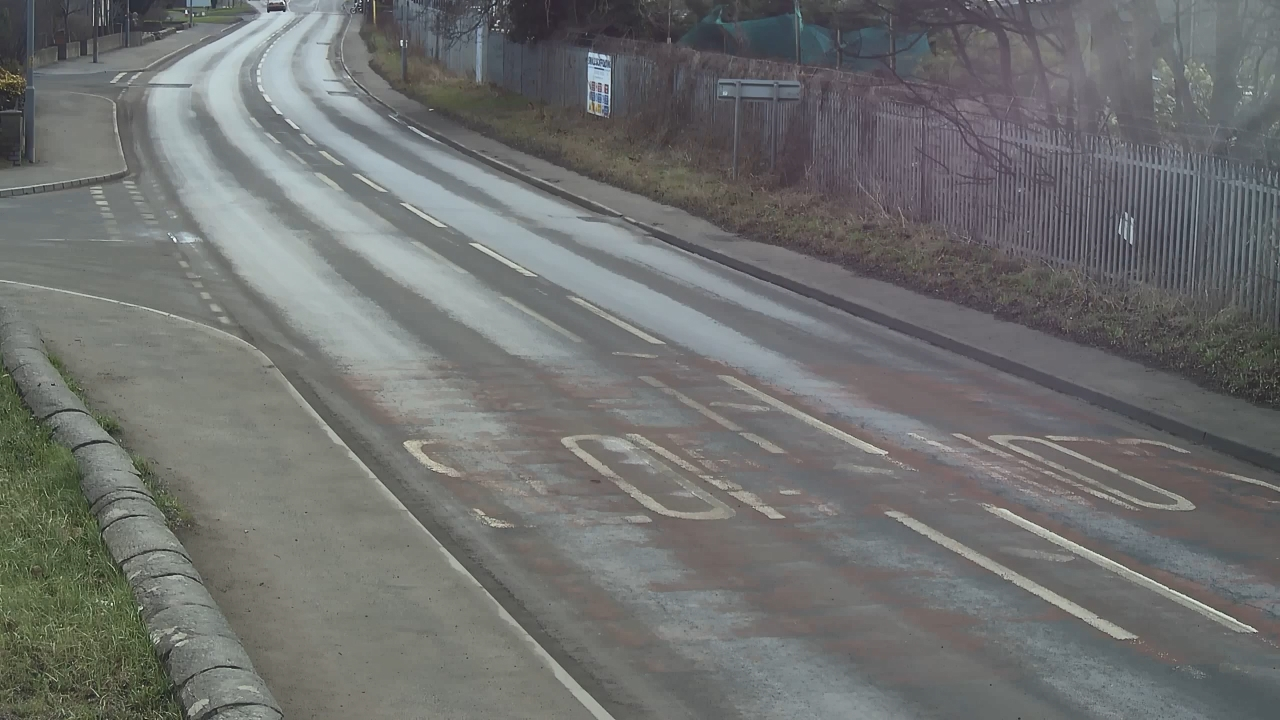
#> input picture Lab_MachineVision/Lab_1/first.jpg, 1280 x 720 px, given in place of traffic.mp4, which was not available
$ jupyter execute Auto_detection.ipynb
#> lines starting #> are read from the running program, lines starting #| are printed output that depends on the picture; after the words box and inside, x2 and y2 are one past the last pixel; in counts of white or black regions, pixels touching at a corner belong together; pictures that were not available may be replaced by others from this repository, and a replacement may not be noted
[cell 1]
#Открытие видео
import cv2
import numpy as np
import time
print( cv2.__version__ )
# создание объекта типа VideoCapture
cap = cv2.VideoCapture('traffic.mp4')
# проверка успешности открытия видеофайла
if (cap.isOpened() == False):
  print("Ошибка открытия файла")

# получение fps файла
fps = cap.get(cv2.CAP_PROP_FPS)
# print(fps)

while(cap.isOpened()):
  ret, frame = cap.read()
#> frame is the input picture: shape (720, 1280, 3); mean B, G, R 111.8, 113, 111.5

  if ret == True:

    # корректировка скорости вывода
    time.sleep(1/fps)

    # отображение текущего кадра
    cv2.imshow('frame',frame)

    # триггер для выхода
    if cv2.waitKey(1) & 0xFF == ord('q'):
#> (key q is pressed here)
      break

  # выход из цикла
  else:
    break

# Освобожение памяти
cap.release()

# закрытие окна
cv2.destroyAllWindows()

[cell 2]
#Преобразование в 8-ми битовое цветовое пространство
import cv2
import numpy as np
import time
print( cv2.__version__ )
# создание объекта типа VideoCapture
cap = cv2.VideoCapture('traffic.mp4')
ret, frame = cap.read()
# проверка успешности открытия видеофайла
if (cap.isOpened() == False):
  print("Ошибка открытия файла")

# получение fps файла
fps = cap.get(cv2.CAP_PROP_FPS)
# print(fps)

while(cap.isOpened()):
  ret, frame = cap.read()

  if ret == True:

    # корректировка скорости вывода
    time.sleep(1/fps)

    # отображение текущего кадра
    #cv2.imshow('frame',frame)

    # отображение серого видео
    gray = cv2.cvtColor(frame, cv2.COLOR_BGR2GRAY) # Перевод массива кадров в черно-белую градацию
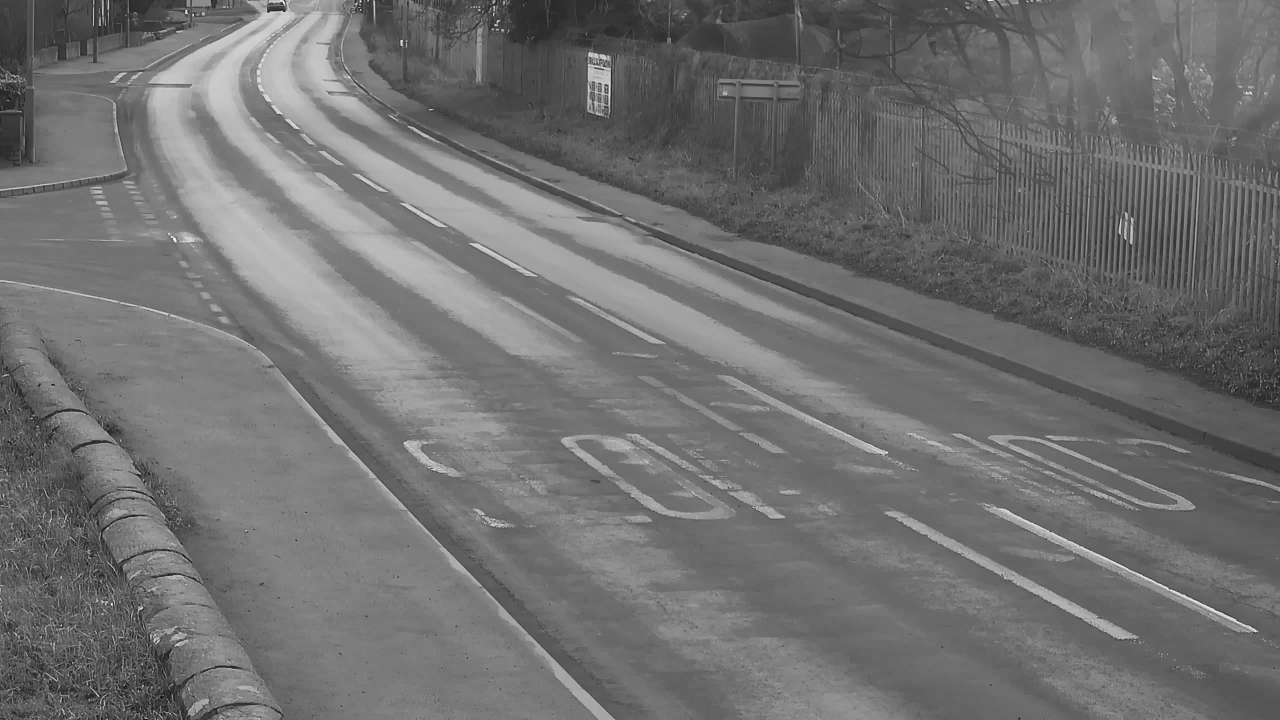
#> gray: shape (720, 1280); min 16, max 254, mean 112.4
    cv2.imshow("Gray",gray) # обработанный вариант
    # триггер для выхода
    if cv2.waitKey(1) & 0xFF == ord('q'):
#> (key q is pressed here)
      break

  # выход из цикла
  else:
    break

# Освобожение памяти
cap.release()
# закрытие окна
cv2.destroyAllWindows()

[cell 3]
#Нахождение объектов на изображении
import cv2
import numpy as np
import time
print( cv2.__version__ )
# создание объекта типа VideoCapture
cap = cv2.VideoCapture('traffic.mp4')
ret, frame = cap.read()
# проверка успешности открытия видеофайла
if (cap.isOpened() == False):
  print("Ошибка открытия файла")

# получение fps файла
fps = cap.get(cv2.CAP_PROP_FPS)
# print(fps)


fgbg = cv2.createBackgroundSubtractorMOG2()

while(cap.isOpened()):
  ret, frame = cap.read()

  if ret == True:

    # корректировка скорости вывода
    time.sleep(1/fps)

    # отображение текущего кадра
    #cv2.imshow('frame',frame)

    # отображение серого видео
    gray = cv2.cvtColor(frame, cv2.COLOR_BGR2GRAY) # Перевод массива кадров в черно-белую градацию

    fgmask = fgbg.apply(gray)
#> fgmask: shape (720, 1280); every value is 127
    cv2.imshow("Objekt",fgmask) # обработанный вариант
    # триггер для выхода
    if cv2.waitKey(1) & 0xFF == ord('q'):
#> (key q is pressed here)
      break

  # выход из цикла
  else:
    break

# Освобожение памяти
cap.release()
# закрытие окна
cv2.destroyAllWindows()

[cell 4]
#Добавление прямоугольгиков без обработки Canny, Blur и т.д.
import cv2
import numpy as np
import time
print( cv2.__version__ )
# создание объекта типа VideoCapture
cap = cv2.VideoCapture('traffic.mp4')
ret, frame = cap.read()
# проверка успешности открытия видеофайла
if (cap.isOpened() == False):
  print("Ошибка открытия файла")

# получение fps файла
fps = cap.get(cv2.CAP_PROP_FPS)
# print(fps)


fgbg = cv2.createBackgroundSubtractorMOG2()

while(cap.isOpened()):
  ret, frame = cap.read()

  if ret == True:
    # корректировка скорости вывода
    time.sleep(1/fps)

    # отображение серого видео

    grayBlur = cv2.cvtColor(frame, cv2.COLOR_BGR2GRAY) # Перевод массива кадров в черно-белую градацию

    fgmask = fgbg.apply(grayBlur)

    contours, hierarchy = cv2.findContours(fgmask, cv2.RETR_EXTERNAL, cv2.CHAIN_APPROX_NONE)
#> contours = 1 contour; box (x1, y1, x2, y2) and area: (0, 0, 1280, 720) 919601
    cv2.line(frame, (390,490), (1200,440), (0,0,255), 5)
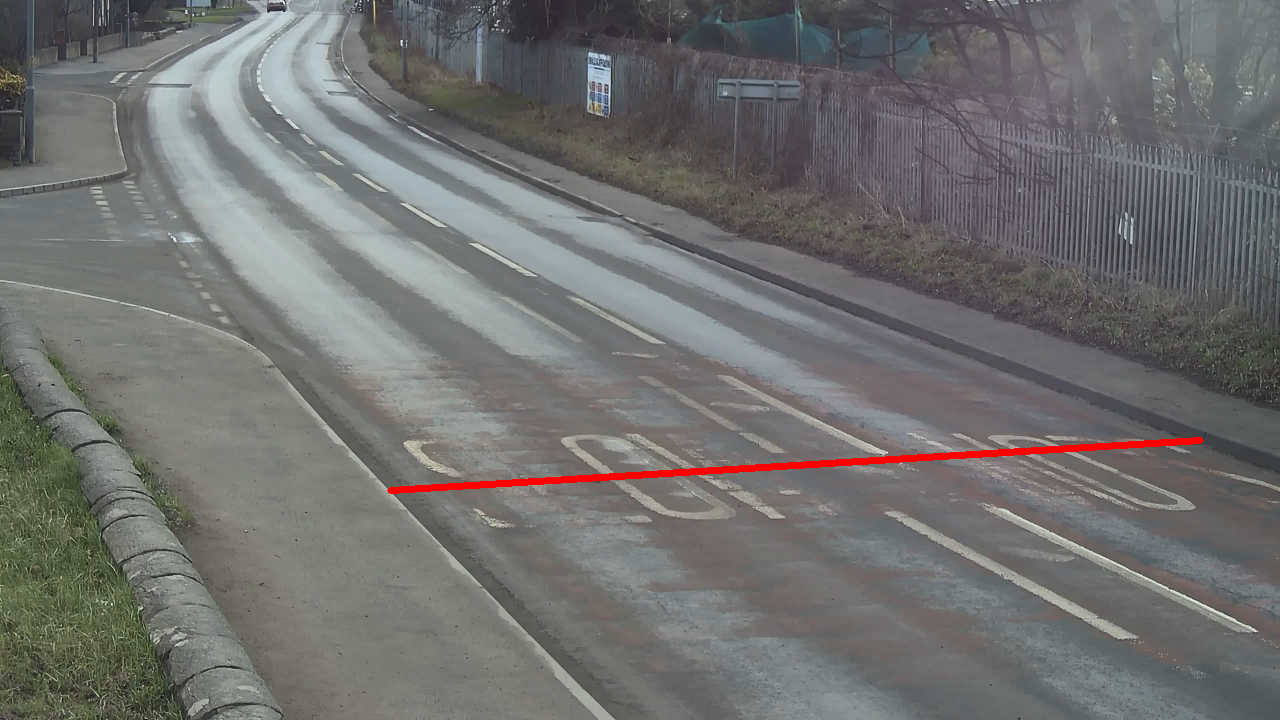
#> frame: shape (720, 1280, 3); 0.62% of pixels changed, all inside (x1, y1, x2, y2) = (387, 437, 1204, 494)
    for cnt in contours:
        area = cv2.contourArea(cnt)
        if area>1000:
            peri = cv2.arcLength(cnt,True)
            approx = cv2.approxPolyDP(cnt, 0.02*peri, True)
            x, y, w, h = cv2.boundingRect(approx)
            cv2.rectangle(frame, (x,y), (x+w,y+h), (0,255,0), 5)
#> this loop made 1 pass
#> (area, peri, approx, x, y, w, h) on pass 1: (919601, 3996, [[0, 0], [0, 719], [1279, 719], [1279, 0]], 0, 0, 1280, 720)
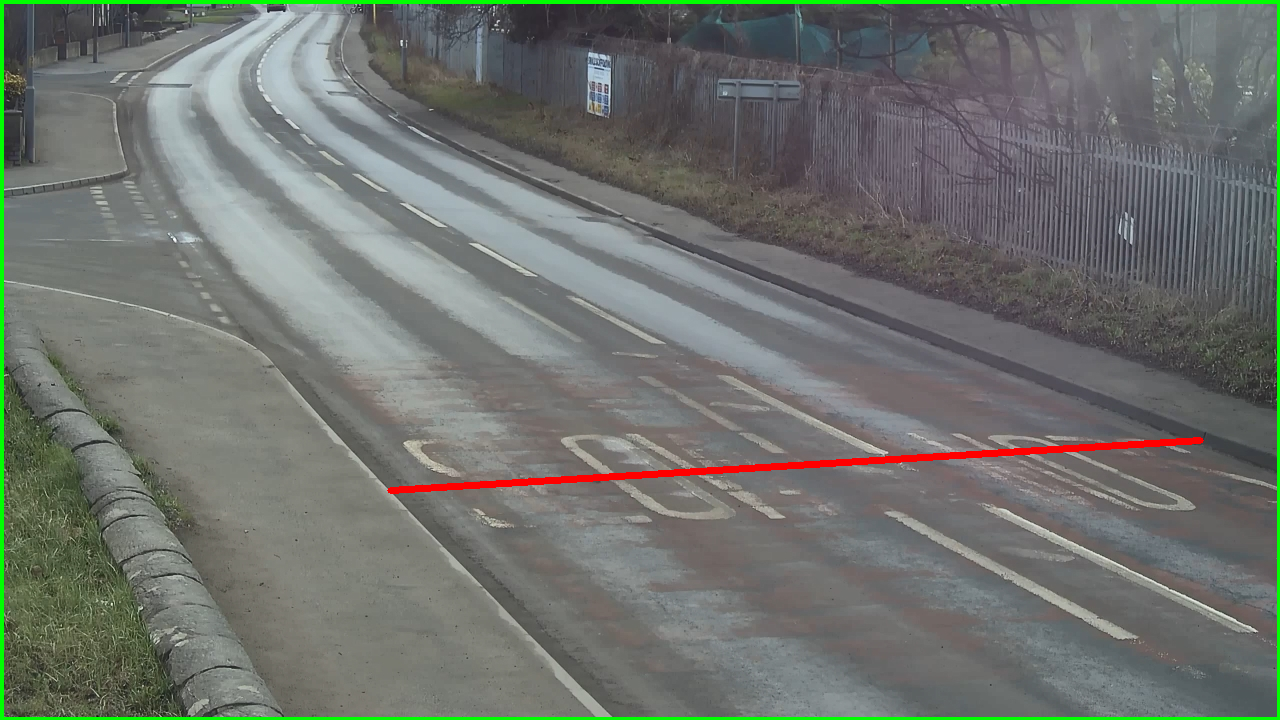
#> frame: shape (720, 1280, 3); 1.51% of pixels changed, all inside (x1, y1, x2, y2) = (0, 0, 1280, 720)

    cv2.imshow("Objekt",frame) # обработанный вариант

    # триггер для выхода
    if cv2.waitKey(1) & 0xFF == ord('q'):
#> (key q is pressed here)
      break

  # выход из цикла
  else:
    break

# Освобожение памяти
cap.release()
# закрытие окна
cv2.destroyAllWindows()

[cell 5]
#Подсчет количества авто
import cv2
import numpy as np
import time
print( cv2.__version__ )
#| 4.13.0
# создание объекта типа VideoCapture
cap = cv2.VideoCapture('traffic.mp4')
ret, frame = cap.read()
# проверка успешности открытия видеофайла
if (cap.isOpened() == False):
  print("Ошибка открытия файла")

# получение fps файла
fps = cap.get(cv2.CAP_PROP_FPS)
#> fps = 30
# print(fps)


fgbg = cv2.createBackgroundSubtractorMOG2()
l=0
r=0
while(cap.isOpened()):
  ret, frame = cap.read()

  if ret == True:
    # корректировка скорости вывода
    time.sleep(1/fps)

    # отображение серого видео

    grayBlur = cv2.cvtColor(frame, cv2.COLOR_BGR2GRAY) # Перевод массива кадров в черно-белую градацию

    fgmask = fgbg.apply(grayBlur)

    contours, hierarchy = cv2.findContours(fgmask, cv2.RETR_EXTERNAL, cv2.CHAIN_APPROX_NONE)
    cv2.line(frame, (390,490), (1200,440), (0,0,255), 5)
    for cnt in contours:
        area = cv2.contourArea(cnt)
        if area>1000:
            peri = cv2.arcLength(cnt,True)
            approx = cv2.approxPolyDP(cnt, 0.02*peri, True)
            x, y, w, h = cv2.boundingRect(approx)
            cv2.rectangle(frame, (x,y), (x+w,y+h), (0,255,0), 5)
            if area>2000:
                M = cv2.moments (approx)
                if M["m00"]!=0:
                    approx_x= int(M["m10"]/M["m00"])
                    approx_y= int(M["m01"]/M["m00"])
                    #cv2.circle (frame, (approx_x, approx_y), 3, (0,255,0), 2)
                    if (approx_y==362) or (approx_y==363) or (approx_y==365) or (approx_y==366) or (approx_y==364) or (approx_y==367) or (approx_y==3):
                        if approx_x<660:
                            l=l+1
                        else:
                            r=r+1
#> this loop made 1 pass
#> (area, peri, approx, x, y, w, h, approx_x) on pass 1: (919601, 3996, [[0, 0], [0, 719], [1279, 719], [1279, 0]], 0, 0, 1280, 720, 639)
#> after the loop, l = 0; r = 0


    cv2.imshow("Objekt",frame) # обработанный вариант

    # триггер для выхода
    if cv2.waitKey(1) & 0xFF == ord('q'):
#> (key q is pressed here)
      break

  # выход из цикла
  else:
    break
print("По правой полосе проехало:", r, "По левой полосе проехало:", l)
#| По правой полосе проехало: 0 По левой полосе проехало: 0
# Освобожение памяти
cap.release()
# закрытие окна
cv2.destroyAllWindows()
